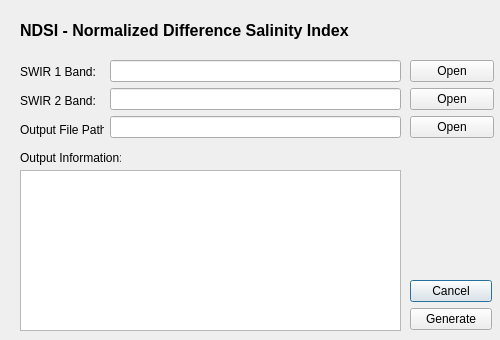
<?xml version="1.0" encoding="UTF-8"?>
<ui version="4.0">
 <class>Ndsi</class>
 <widget class="QDialog" name="Ndsi">
  <property name="geometry">
   <rect>
    <x>0</x>
    <y>0</y>
    <width>500</width>
    <height>340</height>
   </rect>
  </property>
  <property name="windowTitle">
   <string>Dialog</string>
  </property>
  <widget class="QWidget" name="layoutWidget">
   <property name="geometry">
    <rect>
     <x>410</x>
     <y>280</y>
     <width>82</width>
     <height>50</height>
    </rect>
   </property>
   <layout class="QVBoxLayout" name="verticalLayout_4">
    <item>
     <widget class="QPushButton" name="cancel_btn">
      <property name="text">
       <string>Cancel</string>
      </property>
     </widget>
    </item>
    <item>
     <widget class="QPushButton" name="ndsi_btn">
      <property name="text">
       <string>Generate</string>
      </property>
     </widget>
    </item>
   </layout>
  </widget>
  <widget class="QWidget" name="layoutWidget_2">
   <property name="geometry">
    <rect>
     <x>20</x>
     <y>60</y>
     <width>84</width>
     <height>81</height>
    </rect>
   </property>
   <layout class="QVBoxLayout" name="verticalLayout">
    <item>
     <widget class="QLabel" name="label_2">
      <property name="text">
       <string>SWIR 1 Band:</string>
      </property>
     </widget>
    </item>
    <item>
     <widget class="QLabel" name="label">
      <property name="text">
       <string>SWIR 2 Band:</string>
      </property>
     </widget>
    </item>
    <item>
     <widget class="QLabel" name="label_3">
      <property name="text">
       <string>Output File Path:</string>
      </property>
     </widget>
    </item>
   </layout>
  </widget>
  <widget class="QLabel" name="label_5">
   <property name="geometry">
    <rect>
     <x>20</x>
     <y>150</y>
     <width>101</width>
     <height>16</height>
    </rect>
   </property>
   <property name="text">
    <string>Output Information:</string>
   </property>
  </widget>
  <widget class="QWidget" name="layoutWidget_3">
   <property name="geometry">
    <rect>
     <x>110</x>
     <y>60</y>
     <width>291</width>
     <height>80</height>
    </rect>
   </property>
   <layout class="QVBoxLayout" name="verticalLayout_2">
    <item>
     <widget class="QLineEdit" name="ndsiSWIR1_txt"/>
    </item>
    <item>
     <widget class="QLineEdit" name="ndsiSWIR2_txt"/>
    </item>
    <item>
     <widget class="QLineEdit" name="ndsiOut_txt"/>
    </item>
   </layout>
  </widget>
  <widget class="QWidget" name="layoutWidget_4">
   <property name="geometry">
    <rect>
     <x>410</x>
     <y>60</y>
     <width>84</width>
     <height>81</height>
    </rect>
   </property>
   <layout class="QHBoxLayout" name="horizontalLayout">
    <item>
     <layout class="QVBoxLayout" name="verticalLayout_3">
      <item>
       <widget class="QPushButton" name="ndsiSWIR1_btn">
        <property name="text">
         <string>Open</string>
        </property>
       </widget>
      </item>
      <item>
       <widget class="QPushButton" name="ndsiSWIR2_btn">
        <property name="text">
         <string>Open</string>
        </property>
       </widget>
      </item>
      <item>
       <widget class="QPushButton" name="ndsiOut_btn">
        <property name="text">
         <string>Open</string>
        </property>
       </widget>
      </item>
     </layout>
    </item>
   </layout>
  </widget>
  <widget class="QTextBrowser" name="textBrowser">
   <property name="geometry">
    <rect>
     <x>20</x>
     <y>170</y>
     <width>381</width>
     <height>161</height>
    </rect>
   </property>
  </widget>
  <widget class="QLabel" name="label_4">
   <property name="geometry">
    <rect>
     <x>20</x>
     <y>10</y>
     <width>411</width>
     <height>41</height>
    </rect>
   </property>
   <property name="font">
    <font>
     <pointsize>12</pointsize>
     <weight>75</weight>
     <bold>true</bold>
    </font>
   </property>
   <property name="text">
    <string>NDSI - Normalized Difference Salinity Index</string>
   </property>
  </widget>
 </widget>
 <resources/>
 <connections/>
</ui>
